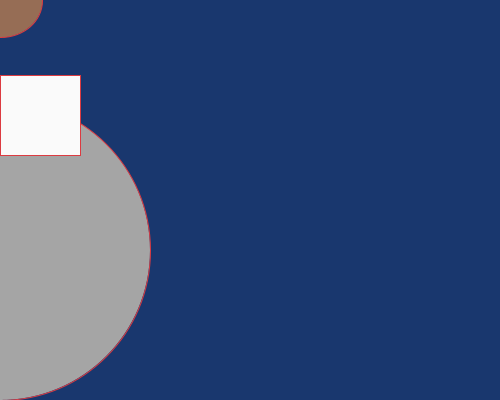
Frame 1 (no input)
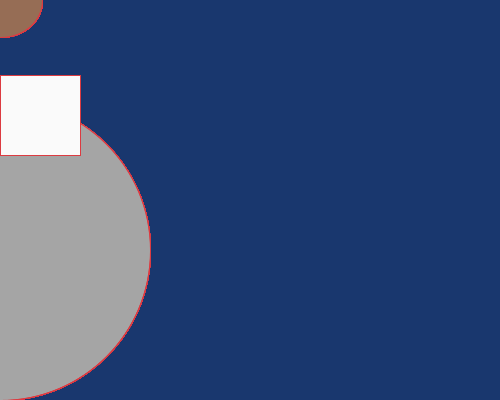
Frame 60 (the mouse pressed at the canvas centre just before this capture)
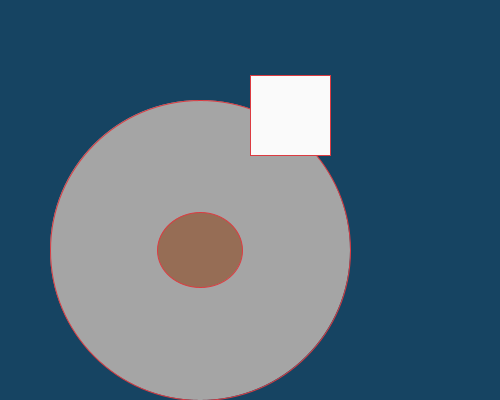
Frame 120 (the mouse held since frame 60 and released just before this capture)

The Processing sketch that drew these frames (run headless with seeded random() and noise(); from frame 60 on, the mouse is pressed at the canvas centre):

// Processing sketch: processing_153021
// ── processing_153021.pde

void setup () {
  size(500, 400);
  background(25,55,110);
}
void draw() {
  if (mousePressed) {
    background(22,68,98);
  }
  
  stroke(220,59,65);
  fill(165,165,165);
  ellipse(mouseY, 250, 300, 300);
  
  fill(150, 109, 85);
  ellipse(mouseY, mouseX, 85, 75);
  
  fill(250,250,250);
  rect(mouseX, 75, 80, 80);
}
